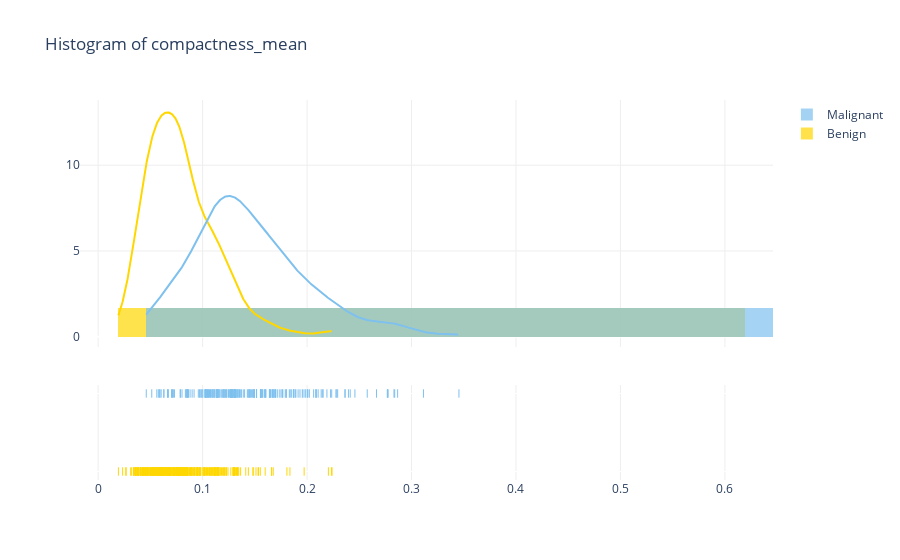

This figure's notebook cell:
### Code cell
plot_distplot("compactness_mean")

### Figure 1 — Plotly figure (JSON) as saved in the notebook; plotly's stock layout.template omitted (floating-point values rounded to 4 significant figures; data arrays with more than 128 entries replaced by an {"elided": "..."} marker saying what was removed)
{"data": [{"autobinx": false, "histnorm": "probability density", "legendgroup": "Benign", "marker": {"color": "#FFD700"}, "name": "Benign", "opacity": 0.7, "type": "histogram", "x": {"elided": "357 float values"}, "xaxis": "x", "xbins": {"end": 0.2239, "size": 0.6, "start": 0.01938}, "yaxis": "y"}, {"autobinx": false, "histnorm": "probability density", "legendgroup": "Malignant", "marker": {"color": "#7EC0EE"}, "name": "Malignant", "opacity": 0.7, "type": "histogram", "x": {"elided": "212 float values"}, "xaxis": "x", "xbins": {"end": 0.3454, "size": 0.6, "start": 0.04605}, "yaxis": "y"}, {"legendgroup": "Benign", "marker": {"color": "#FFD700"}, "mode": "lines", "name": "Benign", "showlegend": false, "type": "scatter", "x": {"elided": "500 float values"}, "xaxis": "x", "y": {"elided": "500 float values"}, "yaxis": "y"}, {"legendgroup": "Malignant", "marker": {"color": "#7EC0EE"}, "mode": "lines", "name": "Malignant", "showlegend": false, "type": "scatter", "x": {"elided": "500 float values"}, "xaxis": "x", "y": {"elided": "500 float values"}, "yaxis": "y"}, {"legendgroup": "Benign", "marker": {"color": "#FFD700", "symbol": "line-ns-open"}, "mode": "markers", "name": "Benign", "showlegend": false, "type": "scatter", "x": {"elided": "357 float values"}, "xaxis": "x", "y": {"elided": "357 str values"}, "yaxis": "y2"}, {"legendgroup": "Malignant", "marker": {"color": "#7EC0EE", "symbol": "line-ns-open"}, "mode": "markers", "name": "Malignant", "showlegend": false, "type": "scatter", "x": {"elided": "212 float values"}, "xaxis": "x", "y": {"elided": "212 str values"}, "yaxis": "y2"}], "layout": {"barmode": "overlay", "hovermode": "closest", "legend": {"traceorder": "reversed"}, "paper_bgcolor": "white", "plot_bgcolor": "white", "title": {"text": "Histogram of compactness_mean"}, "xaxis": {"anchor": "y2", "domain": [0, 1], "gridcolor": "#eee", "showgrid": true, "zeroline": false}, "yaxis": {"anchor": "free", "domain": [0.35, 1], "gridcolor": "#eee", "position": 0, "showgrid": true}, "yaxis2": {"anchor": "x", "domain": [0, 0.25], "dtick": 1, "showticklabels": false}}}
